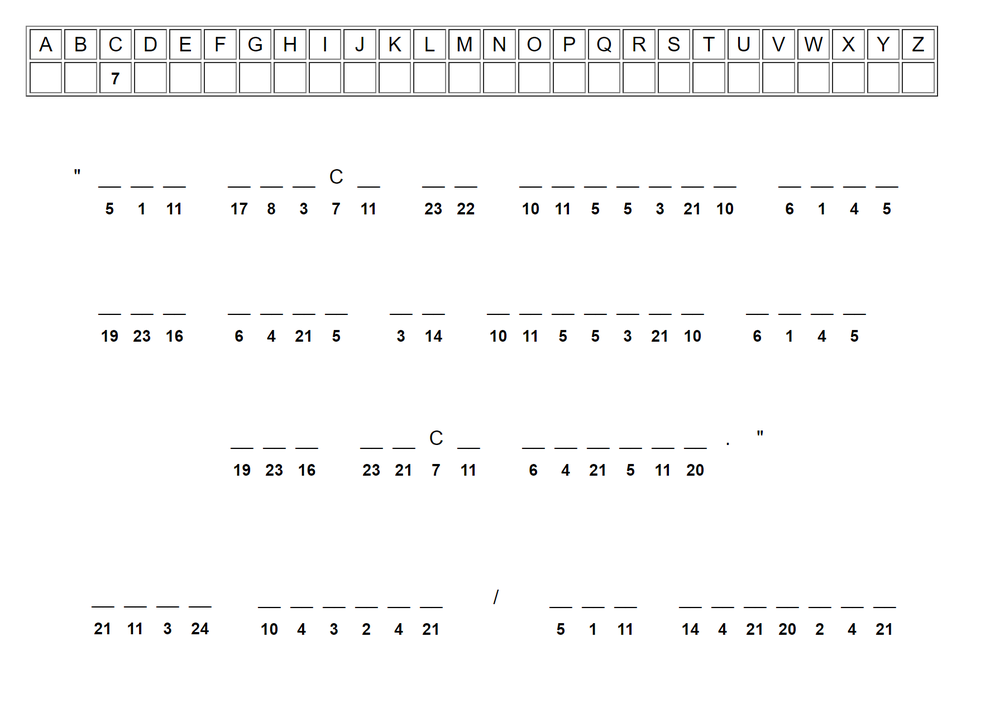
#> input picture images/crypto1.png, 990 x 713 px, shrunk from 1773 x 1277 before the run
$ python script.py
#> lines starting #> are read from the running program, lines starting #| are printed output that depends on the picture; after the words box and inside, x2 and y2 are one past the last pixel; in counts of white or black regions, pixels touching at a corner belong together
import os
import sys
import cv2
import numpy as np

images = "images/crypto1.png"
img = cv2.imread(images)
#> img is the input picture: shape (713, 990, 3); mean B, G, R 249.5, 249.5, 249.5
gray = cv2.cvtColor(img, cv2.COLOR_BGR2GRAY)
_, threshold = cv2.threshold(gray, 127, 255, cv2.THRESH_BINARY)
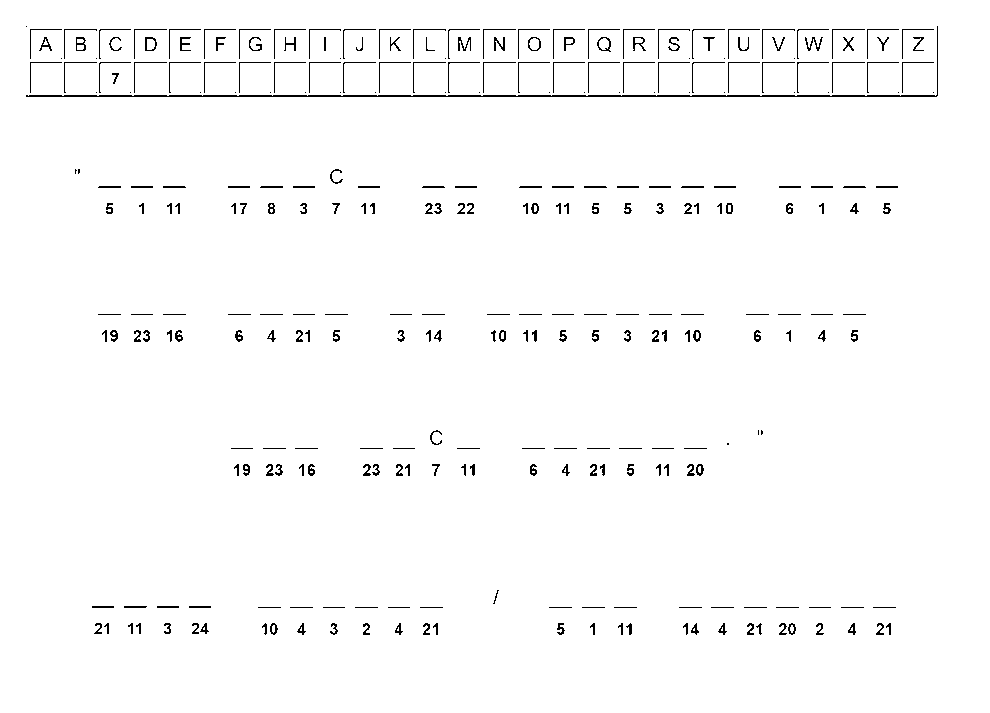
#> threshold: shape (713, 990); 98.1% white; black in thin lines or dots, all inside (x1, y1, x2, y2) = (26, 26, 938, 635)
contours, _ = cv2.findContours(threshold, cv2.RETR_TREE, cv2.CHAIN_APPROX_SIMPLE)
#> contours = 336 contours, 63 with area under 20; largest, box (x1, y1, x2, y2) and area: (0, 0, 990, 713) 704168, (25, 25, 939, 98) 2830, (596, 36, 612, 53) 186, (527, 36, 542, 52) 176, (144, 36, 158, 52) 173
i = 0
counter = {}
upper = -8
under = 8
left = -3
right = 80
counter, record = {}, []
for contour in contours:
    y1,x1 = contour[0][0]
    sub = threshold[x1+upper : x1+under, y1+left : y1+right]
    m = np.where(sub==0)
    l = len(set(m[0]))
    if l <= 4:
        try:
            pxls = sorted(set(m[1]))
            last = i = pxls[0]
            for j in pxls[1:]:
                if j == i + 1:
                    i = j
                else:
                    break
            counter.setdefault((l,i - last), 0)
            counter[(l,i-last)] += 1
            record.append([x1-l,x1+l,y1-2,y1+i-last+2])
            cv2.imshow("window", threshold[x1-l:x1+l,y1-2:y1+i-last+2])
            cv2.waitKey()
        except IndexError:
            continue
#> this loop made 336 passes
#> (y1, x1, l, pxls, last) on pass 100: (726, 443, 2, [4, 5], 4)
#> after the loop, counter = {(1, 22): 34, (1, 21): 9, (2, 21): 14, (2, 22): 8, (3, 22): 1, (3, 21): 1, (2, 1): 1}; record = 68 items, first 6: [606, 608, 870, 896], [606, 608, 838, 864], [606, 608, 806, 831], [606, 608, 773, 799], [606, 608, 741, 767], [606, 608, 708, 734]
print(counter, record)
#> (printed output is left out)

$ run again, with images/crypto2.png copied over images/crypto1.png
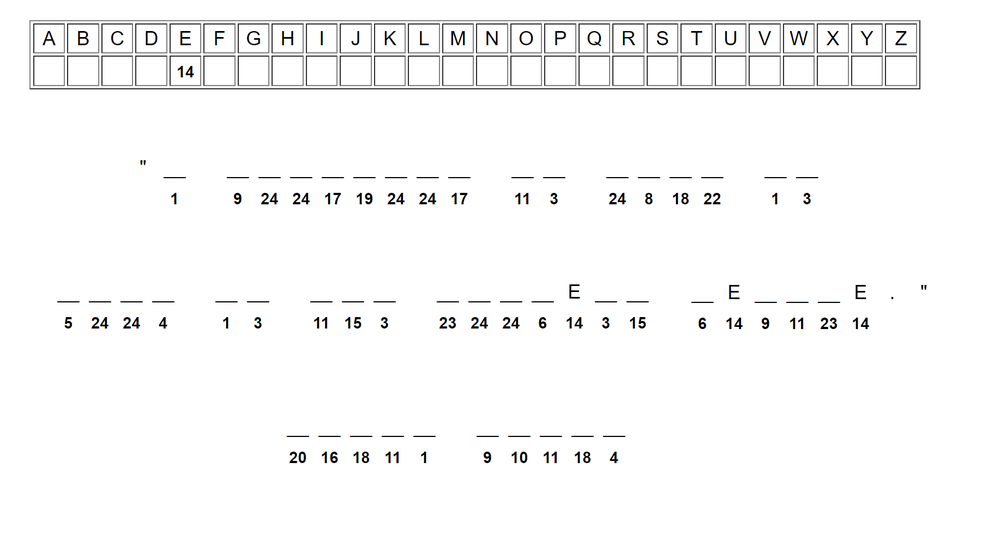
#> input picture images/crypto2.png, 1000 x 535 px, shrunk from 1834 x 982 before the run
#> img is the input picture: shape (535, 1000, 3); mean B, G, R 248.8, 248.8, 248.8
#> `_, threshold = cv2.threshold(gray, 127, 255, cv2.THRESH_BINARY)`:
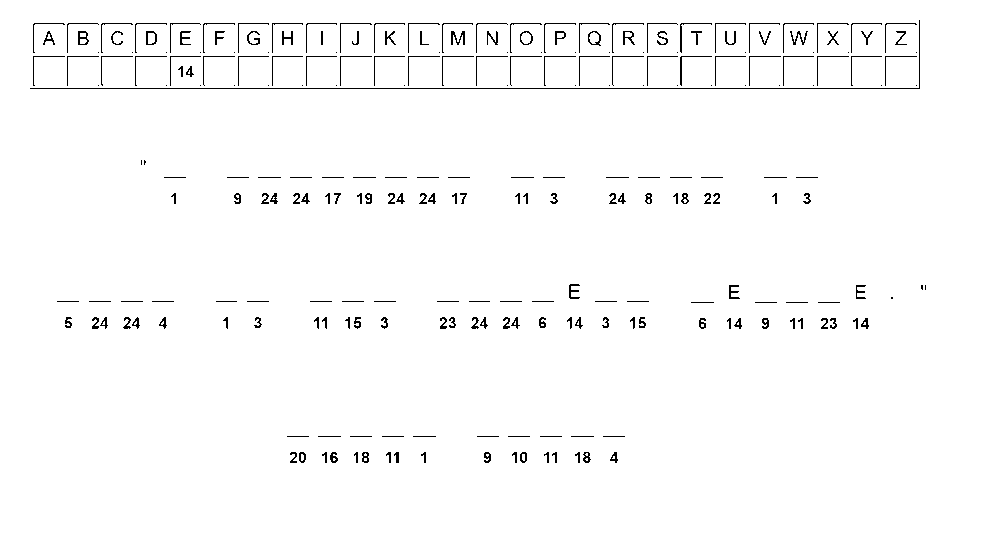
#> threshold: shape (535, 1000); 98.1% white; black in thin lines or dots, all inside (x1, y1, x2, y2) = (30, 20, 926, 463)
#> contours = 300 contours, 83 with area under 20; largest, box (x1, y1, x2, y2) and area: (0, 0, 1000, 535) 533466, (29, 19, 921, 90) 1916, (587, 30, 602, 47) 178, (519, 30, 534, 46) 170, (145, 30, 158, 46) 164
#> the loop `for contour in contours:` made 300 passes
#> (y1, x1, m, l) on passes 2 to 8: (613, 452, 33 positions, rows 8 to 15, columns 0 to 7, 8), (613, 456, 45 positions, rows 4 to 14, columns 0 to 7, 11), (583, 452, 70 positions, rows 8 to 15, columns 3 to 37, 8), (586, 458, 97 positions, rows 2 to 12, columns 0 to 34, 11), (586, 453, 83 positions, rows 7 to 15, columns 0 to 34, 9), (578, 451, 77 positions, rows 9 to 15, columns 0 to 41, 7), (554, 452, 114 positions, rows 8 to 15, columns 1 to 66, 8)
#> after the loop `for contour in contours:`: counter = {(1, 21): 30, (1, 22): 8, (2, 21): 1, (1, 20): 2, (3, 1): 1}; record = 42 items, first 6: [435, 437, 600, 625], [435, 437, 568, 594], [435, 437, 537, 562], [435, 437, 505, 530], [435, 437, 474, 499], [435, 437, 410, 436]
#> (printed output is left out)

$ run again, with images/Crypto8_21a_22 (1).png copied over images/crypto1.png
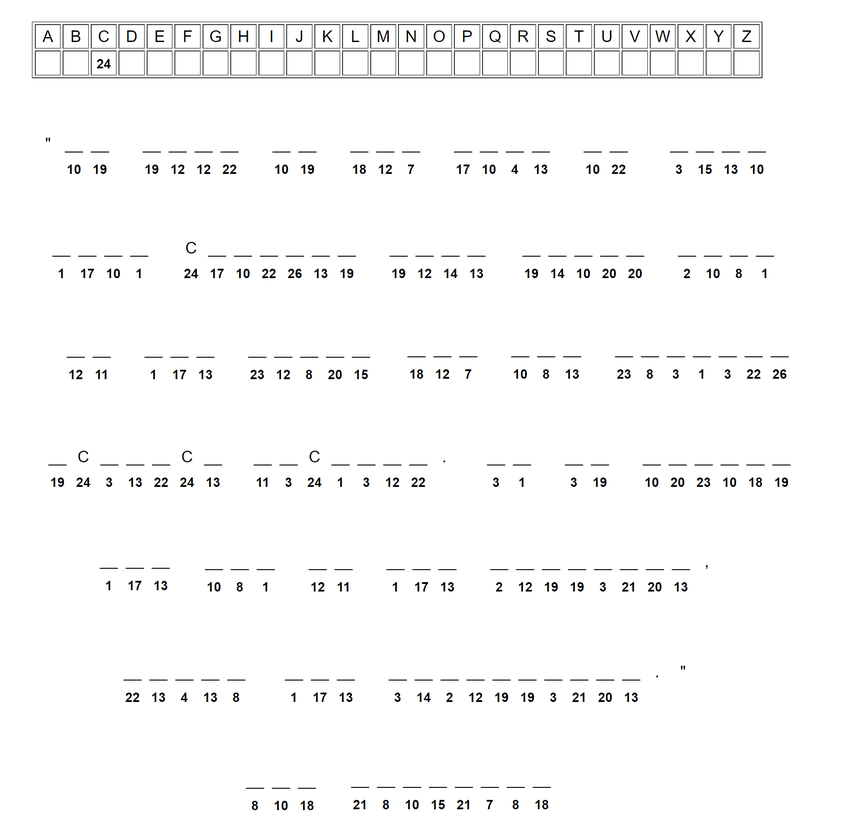
#> input picture images/Crypto8_21a_22 (1).png, 843 x 837 px, shrunk from 1885 x 1872 before the run
#> img is the input picture: shape (837, 843, 3); mean B, G, R 249.6, 249.6, 249.6
#> `_, threshold = cv2.threshold(gray, 127, 255, cv2.THRESH_BINARY)`:
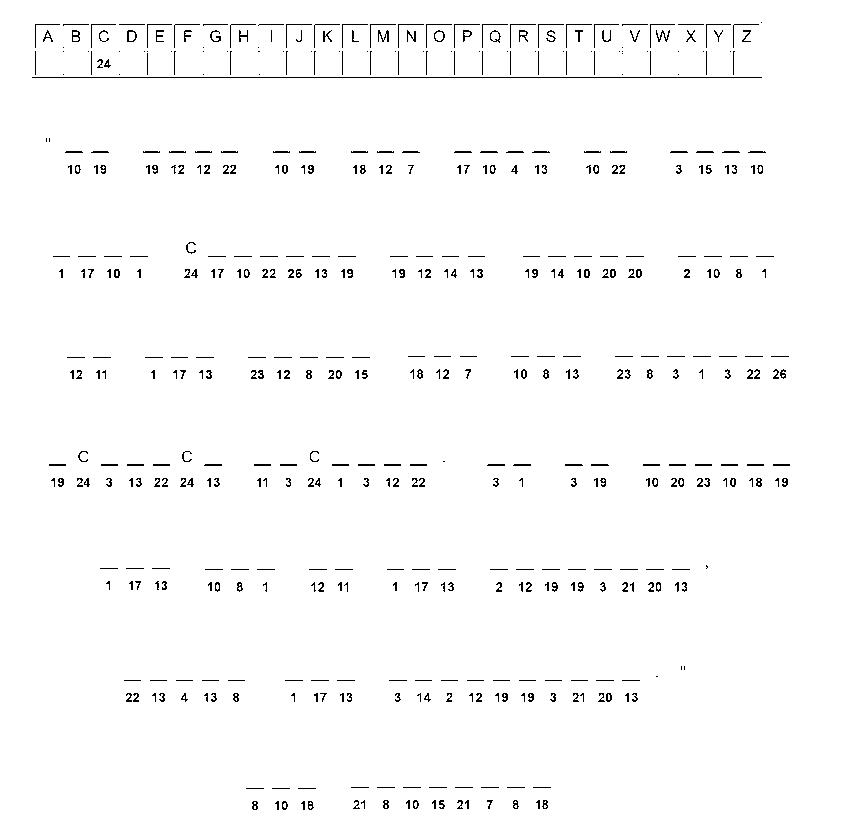
#> threshold: shape (837, 843); 98.2% white; black in thin lines or dots, all inside (x1, y1, x2, y2) = (32, 22, 790, 810)
#> contours = 628 contours, 150 with area under 20; largest, box (x1, y1, x2, y2) and area: (0, 0, 843, 837) 703912, (31, 76, 763, 79) 1460, (126, 29, 138, 43) 122, (433, 29, 446, 43) 120, (71, 29, 81, 43) 106
#> the loop `for contour in contours:` made 628 passes
#> after the loop `for contour in contours:`: counter = 10 items; record = 138 items, first 6: [786, 790, 295, 316], [787, 789, 269, 290], [787, 789, 243, 264], [786, 788, 530, 551], [786, 788, 504, 525], [786, 788, 478, 499]
#> (printed output is left out)
